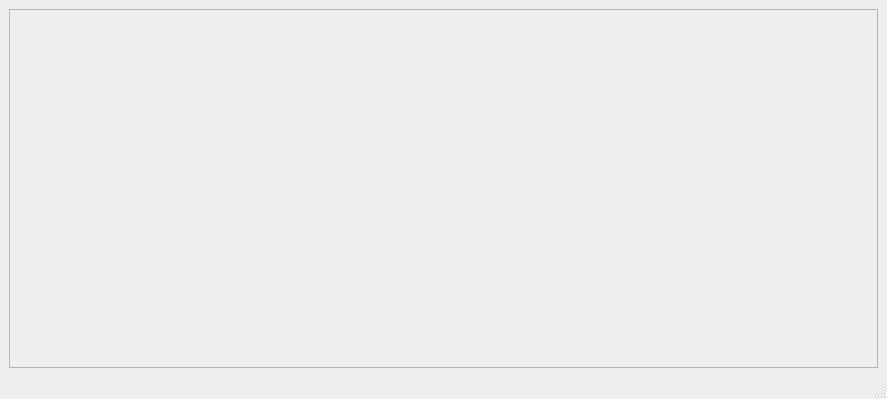
<?xml version="1.0" encoding="UTF-8"?>
<ui version="4.0">
 <class>ViewFirstDose</class>
 <widget class="QMainWindow" name="ViewFirstDose">
  <property name="geometry">
   <rect>
    <x>0</x>
    <y>0</y>
    <width>887</width>
    <height>399</height>
   </rect>
  </property>
  <property name="windowTitle">
   <string>MainWindow</string>
  </property>
  <widget class="QWidget" name="centralwidget">
   <layout class="QHBoxLayout" name="horizontalLayout">
    <item>
     <widget class="QScrollArea" name="scrollArea">
      <property name="widgetResizable">
       <bool>true</bool>
      </property>
      <widget class="QWidget" name="scrollAreaWidgetContents">
       <property name="geometry">
        <rect>
         <x>0</x>
         <y>0</y>
         <width>867</width>
         <height>358</height>
        </rect>
       </property>
       <layout class="QHBoxLayout" name="horizontalLayout_2">
        <item>
         <widget class="QWidget" name="widget" native="true">
          <layout class="QHBoxLayout" name="horizontalLayout_3">
           <item>
            <layout class="QVBoxLayout" name="verticalLayout"/>
           </item>
          </layout>
         </widget>
        </item>
       </layout>
      </widget>
     </widget>
    </item>
   </layout>
  </widget>
  <widget class="QStatusBar" name="statusbar"/>
 </widget>
 <resources/>
 <connections/>
</ui>
